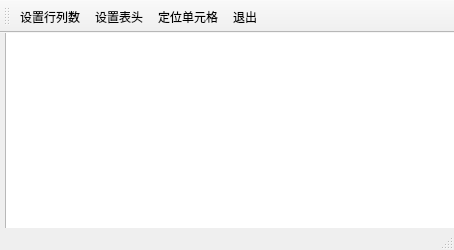
<?xml version="1.0" encoding="UTF-8"?>
<ui version="4.0">
 <class>TFormTable</class>
 <widget class="QMainWindow" name="TFormTable">
  <property name="geometry">
   <rect>
    <x>0</x>
    <y>0</y>
    <width>454</width>
    <height>250</height>
   </rect>
  </property>
  <property name="windowTitle">
   <string>自定义对话框 Demo</string>
  </property>
  <widget class="QWidget" name="centralwidget">
   <widget class="QTableView" name="tableView">
    <property name="geometry">
     <rect>
      <x>5</x>
      <y>-9</y>
      <width>591</width>
      <height>421</height>
     </rect>
    </property>
   </widget>
  </widget>
  <widget class="QStatusBar" name="statusbar"/>
  <widget class="QToolBar" name="toolBar">
   <property name="windowTitle">
    <string>toolBar</string>
   </property>
   <attribute name="toolBarArea">
    <enum>TopToolBarArea</enum>
   </attribute>
   <attribute name="toolBarBreak">
    <bool>false</bool>
   </attribute>
   <addaction name="action_setRowColNum"/>
   <addaction name="action_setHeader"/>
   <addaction name="action_locateItem"/>
   <addaction name="action_quit"/>
  </widget>
  <action name="action_setRowColNum">
   <property name="text">
    <string>设置行列数</string>
   </property>
   <property name="toolTip">
    <string>设置行列数</string>
   </property>
   <property name="menuRole">
    <enum>QAction::NoRole</enum>
   </property>
  </action>
  <action name="action_setHeader">
   <property name="text">
    <string>设置表头</string>
   </property>
   <property name="toolTip">
    <string>设置表头</string>
   </property>
   <property name="menuRole">
    <enum>QAction::NoRole</enum>
   </property>
  </action>
  <action name="action_quit">
   <property name="text">
    <string>退出</string>
   </property>
   <property name="toolTip">
    <string>退出</string>
   </property>
   <property name="menuRole">
    <enum>QAction::NoRole</enum>
   </property>
  </action>
  <action name="action_locateItem">
   <property name="text">
    <string>定位单元格</string>
   </property>
   <property name="toolTip">
    <string>定位单元格</string>
   </property>
   <property name="menuRole">
    <enum>QAction::NoRole</enum>
   </property>
  </action>
 </widget>
 <resources/>
 <connections>
  <connection>
   <sender>action_quit</sender>
   <signal>triggered()</signal>
   <receiver>TFormTable</receiver>
   <slot>close()</slot>
   <hints>
    <hint type="sourcelabel">
     <x>-1</x>
     <y>-1</y>
    </hint>
    <hint type="destinationlabel">
     <x>301</x>
     <y>230</y>
    </hint>
   </hints>
  </connection>
 </connections>
</ui>
